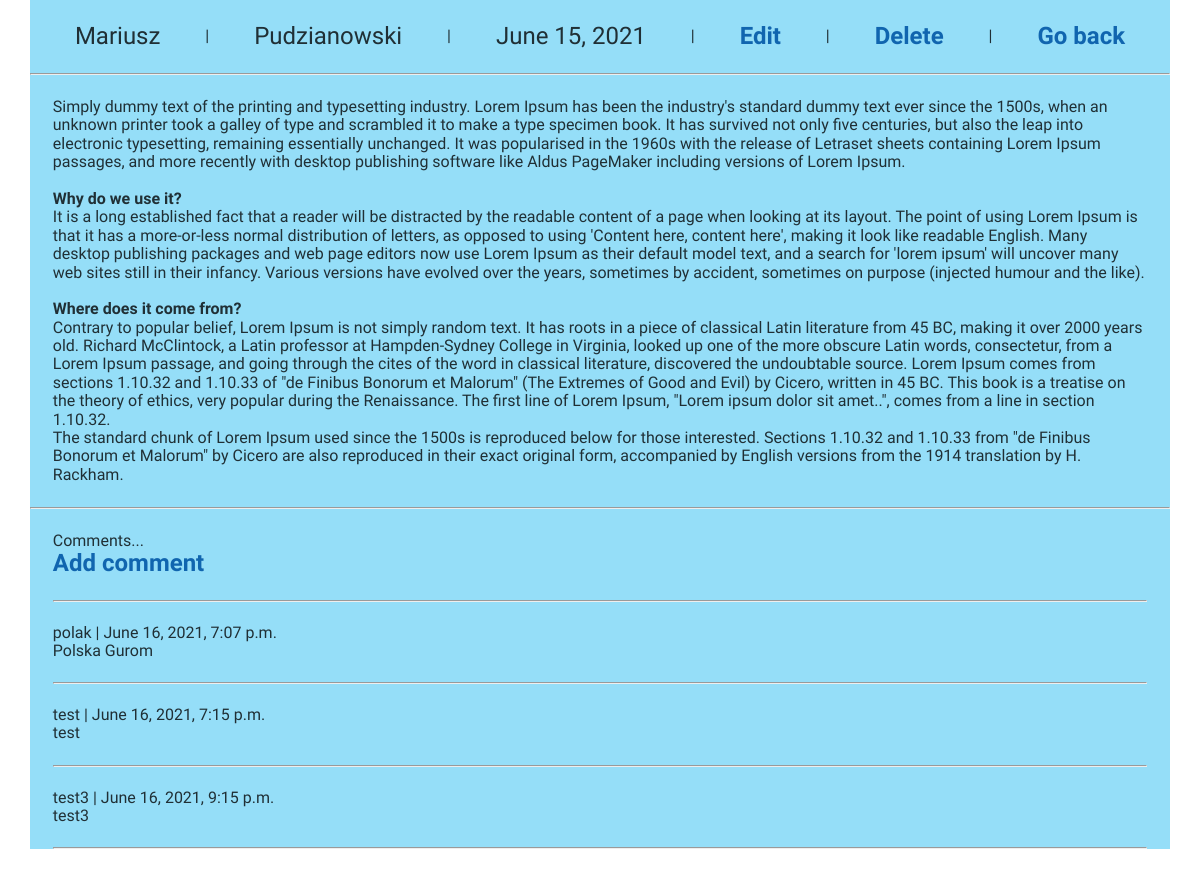
The page /article/25 on the database its author committed.
### blog/models.py (models this page shows, shortened)
class Post(models.Model):
    title = models.CharField(max_length=100)
    author = models.CharField(max_length=100)
    body = RichTextField(blank=True, null=True)
    post_date = models.DateField(auto_now_add=True)

class Comment(models.Model):
    post = models.ForeignKey(
        Post, related_name="comments", on_delete=models.CASCADE)
    author = models.CharField(max_length=100)
    body = models.TextField()
    date_added = models.DateTimeField(auto_now_add=True)

### blog/views.py (the view)
# urls.py: path('article/<int:pk>', ArticleDetailView.as_view(), name='detail'),
class ArticleDetailView(DetailView):
    model = Post
    template_name = 'detail.html'

### blog/templates/detail.html
{% extends 'base.html' %}
{% block content %}
<div class='detail'>
<span>{{ post.title }} </span> | <span> {{ post.author }} </span> | <span> {{ post.post_date }} </span> | <a href="{% url 'update' post.pk %}">Edit</a> | <a href="{% url 'delete' post.pk %}">Delete</a> | <a href="{% url 'home' %}">Go back</a>
</div>
<hr>
<div class='post-detail'>{{ post.body|safe }}</div>
<hr>
<div class='comment'>
<p>Comments...</p>
{% if not post.comments.all %}
    No comments yet...<a href="{% url 'add_comment' post.pk %}"> Add One</a>
{% else %}
<a href="{% url 'add_comment' post.pk %}">Add comment</a>
<hr>
    {% for comment in post.comments.all %}
        {{ comment.author }} | {{comment.date_added }} <br>
        {{ comment.body }}
        <hr>
    {% endfor %}
{% endif %}
</div>
{% endblock %}

### blog/templates/base.html (shortened to what this page needs)
{% load static %}
<!DOCTYPE html>
<html lang="en">
<head>
    <link rel="stylesheet" href="{% static 'css/style.css' %}">
</head>
<body>
    <div class='row'>
    {% block content %}
    {% endblock %}
    </div>
</body>
</html>

### blog/static/css/style.css (style rules this page uses)
html { line-height: 1.15; -webkit-text-size-adjust: 100%; }
body { margin: 0; }
hr { box-sizing: content-box; height: 0; overflow: visible; }
a { background-color: transparent; }
* { margin: 0; padding: 0; box-sizing: border-box; font-family: "Mate SC", serif; font-size: 1rem; color: var(--text); }
:root { --primary: #95def8; --secondary: #ededed; --text: #000000c9; --link: #0055a5e3; }
.row { max-height: 100%; max-width: 1140px; background-color: var(--primary); margin: 0 auto; }
a { text-decoration: none; color: var(--link); font-weight: bold; font-size: 1.5rem; }
hr { margin: 2% 0 2% 0; }
.detail { padding-top: 2%; display: flex; justify-content: space-evenly; align-items: center; }
.post-detail, .comment { margin: 2%; }
span { font-size: 1.5rem; color: var(--text); }

### rows shown on the page
Post: title "Mariusz", author "Pudzianowski", post_date "June 15, 2021", body "Simply dummy text of the printing and typesetting industry. Lorem Ipsum has been the industry's standard dummy text ever since the 1500s, when an unknown printer took a galley of type and scrambled it to make a type specimen book. It has survived not only five centuries, but also the leap into electronic typesetting, remaining essentially unchanged. It was popularised in the 1960s with the release of Letraset sheets containing Lorem Ipsum passages, and more recently with desktop publishing software like Aldus PageMaker including versions of Lorem Ipsum. Why do we use it? It is a long established fact that a reader will be distracted by the readable content of a page when looking at its…"
Comment: author "polak", date_added "June 16, 2021, 7:07 p.m.", body "Polska Gurom"
Comment: author "test", date_added "June 16, 2021, 7:15 p.m.", body "test"
Comment: author "test3", date_added "June 16, 2021, 9:15 p.m.", body "test3"
